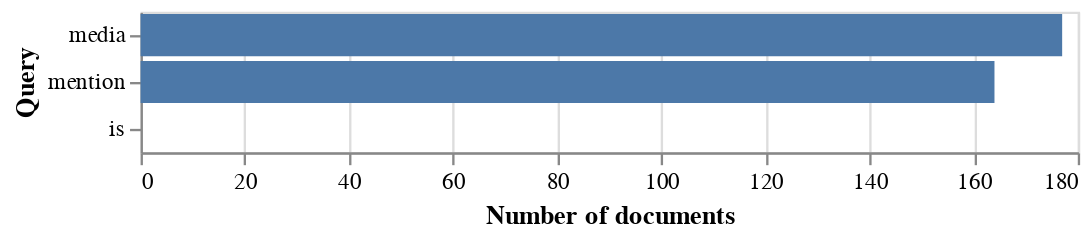

Notebook source saved alongside this figure:
### Code cell
corpus.display_document_count(["media", "mention", "is"])

### Figure 1 — Vega-Lite specification as saved in the notebook (floating-point values rounded to 4 significant figures)
{"config": {"view": {"continuousWidth": 400, "continuousHeight": 300}}, "data": {"values": [{"Query": "media", "Number of documents": 177}, {"Query": "mention", "Number of documents": 164}, {"Query": "is", "Number of documents": 0}]}, "mark": "bar", "encoding": {"x": {"type": "quantitative", "field": "Number of documents"}, "y": {"type": "nominal", "field": "Query", "sort": "-x"}}, "$schema": "https://vega.github.io/schema/vega-lite/v4.8.1.json"}
